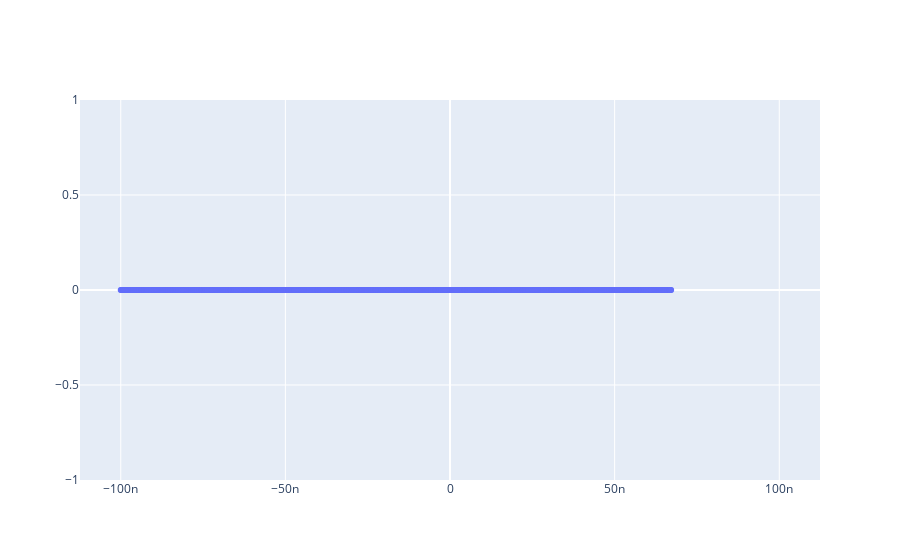

Here is the notebook cell this chart was saved with:
### Code cell
n = 2
fig = go.Figure(data=go.Scatter(x=x, y=phi_n(x, n), mode='markers'))
fig.show()

### Figure 1 — Plotly figure (JSON) as saved in the notebook; plotly's stock layout.template omitted (floating-point values rounded to 4 significant figures; data arrays with more than 128 entries replaced by an {"elided": "..."} marker saying what was removed)
{"data": [{"mode": "markers", "type": "scatter", "x": {"elided": "1000 float values"}, "y": {"elided": "1000 int values"}}], "layout": {}}
